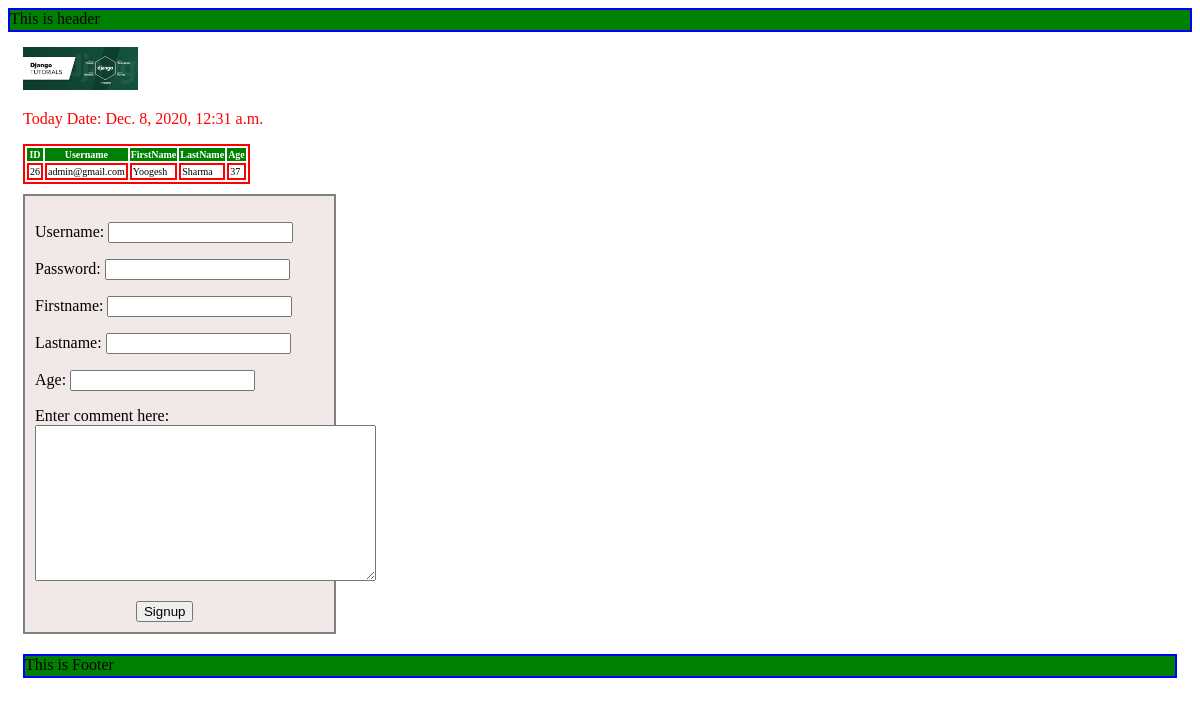
The page /twmprofile/profile/ on the database as committed earlier.
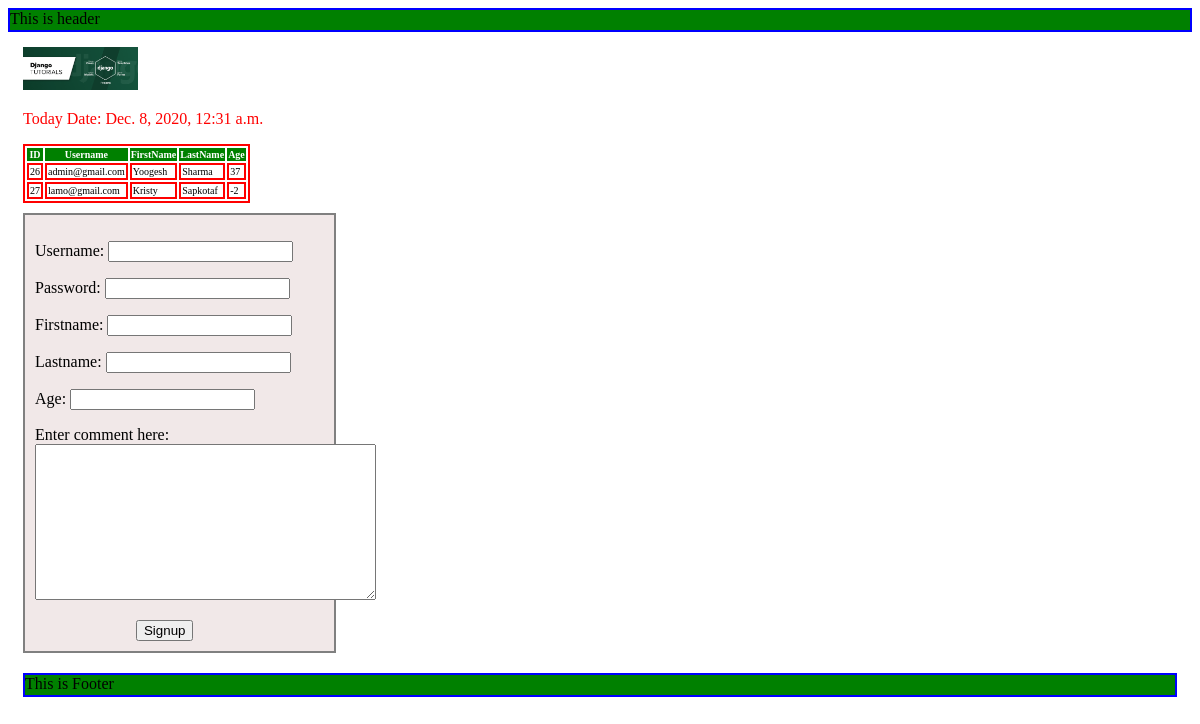
The same page on the database as committed later.
### twmprofile/models.py (models this page shows)
class Profile(models.Model):
    username = models.CharField(max_length=30)
    password = models.CharField(max_length=30)
    firstName = models.CharField(max_length=30)
    lastName = models.CharField(max_length=30)
    age = models.IntegerField(default=18)

### twmprofile/views.py (the view)
# urls.py: path('profile/', views.getProfile),
def getProfile(request):
    profiles = Profile.objects.all()
    redirecturl = 'twmprofile/wish.html'
    ctx = ''
    if request.method == 'POST':
        form = forms.SignupRequest(request.POST)
        if form.is_valid():
            print("Form validation success. Going to save data into Database", form.cleaned_data)
            ctx = {'name': form.cleaned_data['firstName'], 'title': 'Thank You'}
            form.save(commit=True)
            form = forms.SignupRequest()
            redirecturl = 'twmprofile/thankyou.html'
        else:
            ctx = {'today': datetime.datetime.now(), 'profiles': profiles, 'form': form, 'title': 'Profile Information'}
            redirecturl = 'twmprofile/wish.html'
    elif request.method == 'GET':
        form = forms.SignupRequest()
        ctx = {'today': datetime.datetime.now(), 'profiles': profiles, 'form': form, 'title': 'Profile Information'}
        redirecturl = 'twmprofile/wish.html'
    response = render(request, redirecturl, ctx)
    response.set_cookie('count', int(request.COOKIES.get('count', 0)) + 1) # max_age is optonal
    return response

### twmprofile/forms.py (shortened to what this page needs)
class SignupRequest(forms.ModelForm):
    def custom_username_validator(value):
        if(not 'gmail' in value):
            raise forms.ValidationError('Email must be end with @gmail.com')
    username = forms.EmailField(validators=[custom_username_validator])
    password = forms.CharField()
    firstName = forms.CharField()
    lastName = forms.CharField()
    age = forms.IntegerField(required=False)
    comment = forms.CharField(required=False, label='Enter comment here', widget=forms.Textarea, validators=[validators.MaxLengthValidator(20)]) # emplicit validation
    bot_handler = forms.CharField(required=False, widget=forms.HiddenInput)
    class Meta:
        model = Profile
        fields = '__all__'

### templates/twmprofile/wish.html (shortened to what this page needs)
<!DOCTYPE html>
{% extends 'twmprofile/common/main.html'%}
{% load static %}
{% block body_part %}
<div style="margin: 15px;">
    <img class="sunny" src="{% static "image/django.png" %}"
</div>
<p class="yms">Today Date: {{today}}</p>
{% if profiles %}
<table>
    <thead>
    <th>ID</th>
    <th>Username</th>
    <th>FirstName</th>
    <th>LastName</th>
    <th>Age</th>
    </thead>
    {% for next in profiles %}
    <tr>
        <td>{{next.id}}</td>
        <td>{{next.username}}</td>
        <td>{{next.firstName}}</td>
        <td>{{next.lastName}}</td>
        <td>{{next.age}}</td>
    </tr>
    {% endfor %}
</table>
{% else %}
<p>No profiles found</p>
{% endif %}
<div class="yms_form">
    <form method="POST">
        {{form.as_p}}
        <input type="submit" value="Signup" class="yms_button"/>
    </form>
</div>
{% endblock %}

Rows that differ between the two databases and show on the page:
added Profile: id "27", username "lamo@gmail.com", firstName "Kristy", lastName "Sapkotaf", age "-2"
